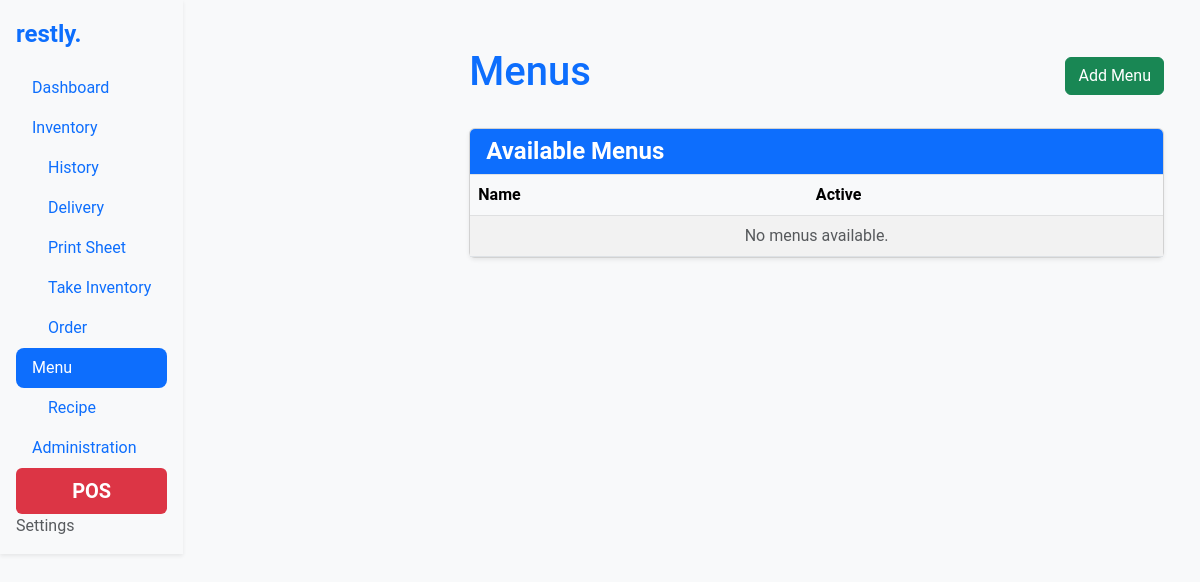
The app's page /menu/, older data.
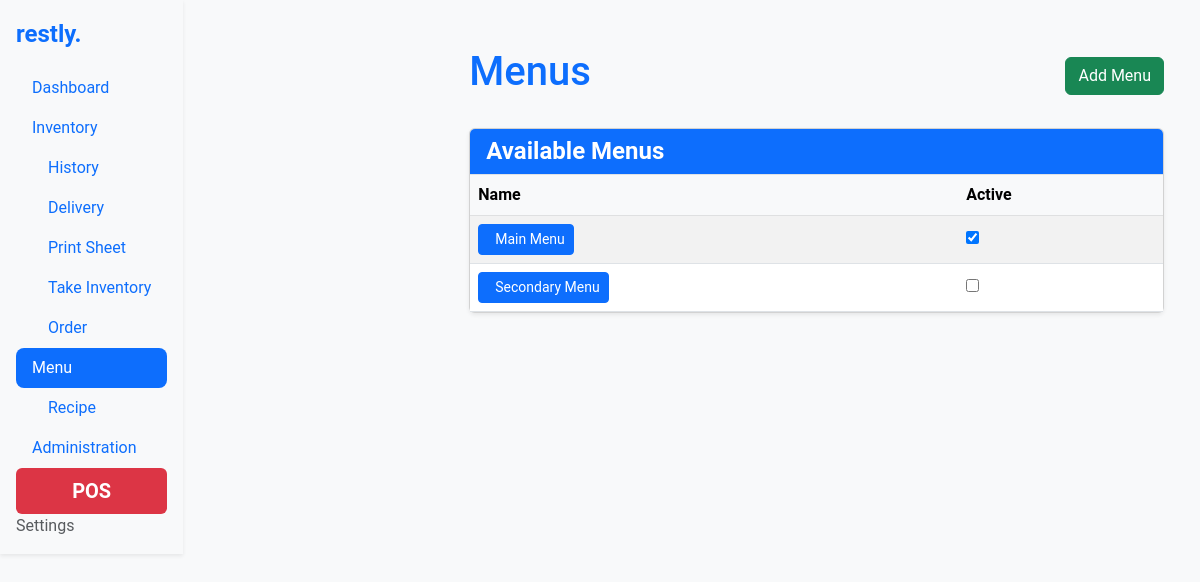
The same page, newer data.
### menu/models.py (models this page shows, shortened)
class Menu(models.Model):
    name = models.CharField(max_length=255, unique=True)
    slug = models.SlugField(max_length=255, unique=True, blank=True)
    is_active = models.BooleanField(default=False)

### menu/views.py (the view)
# urls.py: path('', views.menu_list, name='menu_list'),
def menu_list(request):
    menus = Menu.objects.all()
    if request.method == "POST":
        menu_id = request.POST.get('menu_id')
        if menu_id:
            menu = Menu.objects.get(id=menu_id)
            menu.is_active = not menu.is_active  # Toggle active state
            menu.save()
            messages.success(request, f"Menu '{menu.name}' is now active!")
            return redirect('menu_list')
        form = MenuForm(request.POST)
        if form.is_valid():
            form.save()
            messages.success(request, "Menu added successfully!")
            return redirect('menu_list')
    else:
        form = MenuForm()
    context = {
        'menus': menus,
        'form': form,
    }
    return render(request, 'menu/menu_list.html', context)

### menu/forms.py
class MenuForm(forms.ModelForm):
    class Meta:
        model = Menu
        fields = ['name']

### menu/templates/menu/menu_list.html (shortened to what this page needs)
{% extends 'base.html' %}
{% block content %}
<div class="container my-4">
    <div class="d-flex justify-content-between align-items-center mb-4">
        <h1 class="text-primary">Menus</h1>
        <button class="btn btn-success" data-bs-toggle="modal" data-bs-target="#addMenuModal">
             Add Menu
        </button>
    </div>
    <div class="card shadow-sm">
        <div class="card-header bg-primary text-white">
            <h2 class="mb-0">Available Menus</h2>
        </div>
        <div class="card-body p-0">
            <table class="table table-striped mb-0">
                <thead class="table-light">
                    <tr>
                        <th>Name</th>
                        <th>Active</th>
                    </tr>
                </thead>
                <tbody>
                    {% for menu in menus %}
                    <tr>
                        <td>
                            <a href="{% url 'menu_detail' menu.slug %}" class="btn btn-primary btn-sm">
                                 {{ menu.name }}
                            </a>
                        </td>
                        <td>
                            <form method="post" class="d-inline">
                                <input type="checkbox" onchange="this.form.submit()" {% if menu.is_active %}checked{% endif %}>
                            </form>
                        </td>
                    </tr>
                    {% empty %}
                    <tr>
                        <td colspan="2" class="text-center text-muted">No menus available.</td>
                    </tr>
                    {% endfor %}
                </tbody>
            </table>
        </div>
    </div>
</div>
{% endblock %}

Row changes from the older to the newer data that the page shows:
added Menu: name "Main Menu", is_active "☑"
added Menu: name "Secondary Menu"
Text that changed along with them:
text no longer shown: "No menus available."
